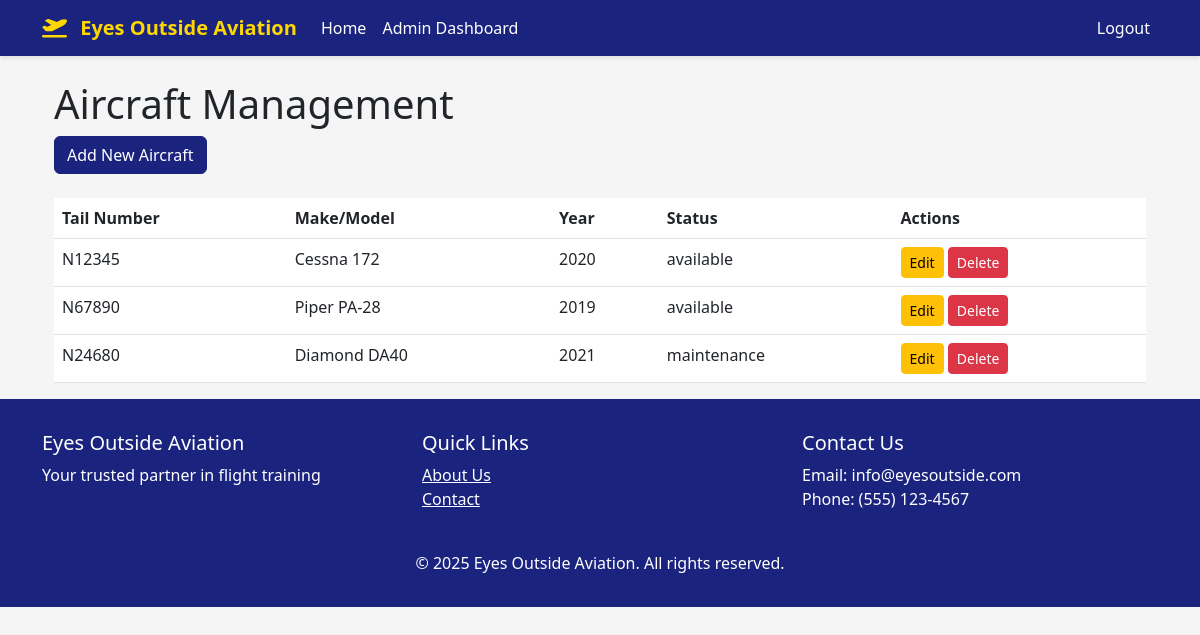
The app's page /admin/aircraft (signed in), older data.
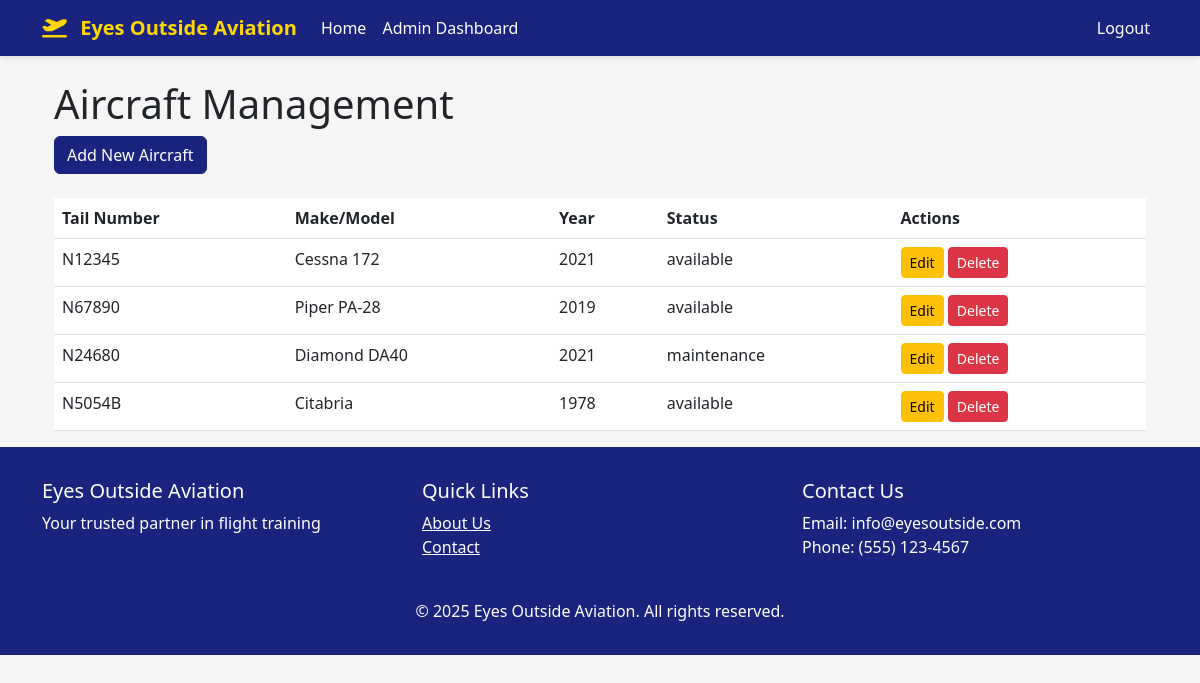
The same page, newer data.
### app/models.py (models this page shows, shortened)
class Aircraft(db.Model):
    id = db.Column(db.Integer, primary_key=True)
    tail_number = db.Column(db.String(10), unique=True, nullable=False)
    make_model = db.Column(db.String(100), nullable=False)
    year = db.Column(db.Integer)
    status = db.Column(db.String(20), default='available')  # available, maintenance, retired
    created_at = db.Column(db.DateTime, default=datetime.utcnow)
    bookings = db.relationship('Booking', backref='aircraft', lazy='dynamic')

### app/routes/admin.py (the view)
@bp.route('/aircraft')
@login_required
@admin_required
def manage_aircraft():
    aircraft = Aircraft.query.all()
    return render_template('admin/aircraft.html', aircraft=aircraft)

### app/__init__.py (called while the page is built)
def create_app(config_class=Config):
    app = Flask(__name__)
    app.config.from_object(config_class)
    db.init_app(app)
    login_manager.init_app(app)
    mail.init_app(app)
    migrate.init_app(app, db)
    login_manager.login_view = 'auth.login'
    login_manager.login_message = 'Please log in to access this page.'
    from app.routes import auth, admin, booking, main
    app.register_blueprint(auth.bp, url_prefix='/auth')
    app.register_blueprint(admin.bp, url_prefix='/admin')
    app.register_blueprint(booking.bp, url_prefix='/booking')
    app.register_blueprint(main.bp)
    @app.context_processor
    def utility_processor():
        return {'now': datetime.now()}
    with app.app_context():
        db.create_all()
        db.session.commit()
    return app

@login_manager.user_loader
def load_user(id):
    return User.query.get(int(id))

### app/templates/admin/aircraft.html (shortened to what this page needs)
{% extends "base.html" %}
{% block content %}
<div class="container mt-4">
    <h1>Aircraft Management</h1>
    <div class="mb-4">
        <a href="{{ url_for('admin.add_aircraft') }}" class="btn btn-primary">Add New Aircraft</a>
    </div>
    <table class="table">
        <thead>
            <tr>
                <th>Tail Number</th>
                <th>Make/Model</th>
                <th>Year</th>
                <th>Status</th>
                <th>Actions</th>
            </tr>
        </thead>
        <tbody>
            {% for aircraft in aircraft %}
            <tr>
                <td>{{ aircraft.tail_number }}</td>
                <td>{{ aircraft.make_model }}</td>
                <td>{{ aircraft.year }}</td>
                <td>{{ aircraft.status }}</td>
                <td>
                    <a href="{{ url_for('admin.edit_aircraft', aircraft_id=aircraft.id) }}" class="btn btn-sm btn-warning">Edit</a>
                    <form action="{{ url_for('admin.delete_aircraft', aircraft_id=aircraft.id) }}" method="POST" style="display: inline;">
                        <button type="submit" class="btn btn-sm btn-danger" onclick="return confirm('Are you sure you want to delete this aircraft?')">Delete</button>
                    </form>
                </td>
            </tr>
            {% endfor %}
        </tbody>
    </table>
</div>
{% endblock %}

Row changes from the older to the newer data that the page shows:
changed Aircraft "Cessna 172": year "2020" → "2021"
added Aircraft: tail_number "N5054B", make_model "Citabria", year "1978", status "available"
